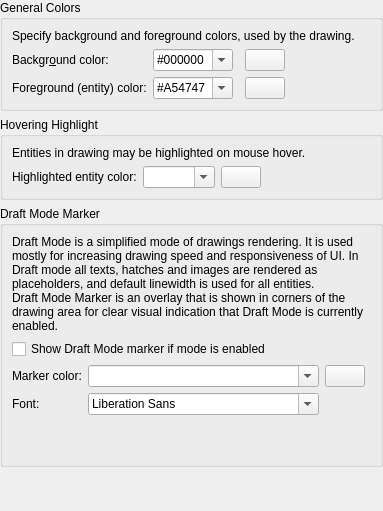
<?xml version="1.0" encoding="UTF-8"?>
<ui version="4.0">
 <class>LC_SettingsPageGraphicViewColors</class>
 <widget class="QWidget" name="LC_SettingsPageGraphicViewColors">
  <property name="geometry">
   <rect>
    <x>0</x>
    <y>0</y>
    <width>377</width>
    <height>511</height>
   </rect>
  </property>
  <layout class="QGridLayout" name="gridLayout_main">
   <property name="leftMargin">
    <number>0</number>
   </property>
   <property name="topMargin">
    <number>0</number>
   </property>
   <property name="rightMargin">
    <number>0</number>
   </property>
   <property name="bottomMargin">
    <number>0</number>
   </property>
   <item row="2" column="0">
    <widget class="QGroupBox" name="gbWorldZero_2">
     <property name="title">
      <string>Draft Mode Marker</string>
     </property>
     <layout class="QGridLayout" name="gridLayout_dr">
      <item row="0" column="0" colspan="4">
       <widget class="QLabel" name="label">
        <property name="text">
         <string>Draft Mode is a simplified mode of drawings rendering. It is used mostly for increasing drawing speed and responsiveness of UI. In Draft mode all texts, hatches and images are rendered as placeholders, and default linewidth is used for all entities.&lt;br&gt; Draft Mode Marker is an overlay that is shown in corners of the drawing area for clear visual indication that Draft Mode is currently enabled.</string>
        </property>
        <property name="wordWrap">
         <bool>true</bool>
        </property>
       </widget>
      </item>
      <item row="3" column="0">
       <widget class="QLabel" name="label_26">
        <property name="text">
         <string>Font:</string>
        </property>
        <property name="buddy">
         <cstring>fcbDraftModeFont</cstring>
        </property>
       </widget>
      </item>
      <item row="2" column="0">
       <widget class="QLabel" name="label_25">
        <property name="text">
         <string>Marker color:</string>
        </property>
        <property name="buddy">
         <cstring>cbDraftModeMarkerColor</cstring>
        </property>
       </widget>
      </item>
      <item row="2" column="3">
       <spacer name="horizontalSpacer">
        <property name="orientation">
         <enum>Qt::Orientation::Horizontal</enum>
        </property>
        <property name="sizeHint" stdset="0">
         <size>
          <width>0</width>
          <height>0</height>
         </size>
        </property>
       </spacer>
      </item>
      <item row="3" column="1">
       <widget class="QFontComboBox" name="fcbDraftModeFont">
        <property name="sizePolicy">
         <sizepolicy hsizetype="Preferred" vsizetype="Preferred">
          <horstretch>0</horstretch>
          <verstretch>0</verstretch>
         </sizepolicy>
        </property>
        <property name="toolTip">
         <string>Draft Mode Font

Font family for Draft mode marker.</string>
        </property>
       </widget>
      </item>
      <item row="2" column="2">
       <widget class="LC_ColorButton" name="pbDraftModeColor">
        <property name="toolTip">
         <string>Draft Mode Color

Click to choose color for
Draft Mode marker.</string>
        </property>
       </widget>
      </item>
      <item row="2" column="1">
       <widget class="LC_ContentAdjustableComboBox" name="cbDraftModeMarkerColor">
        <property name="sizePolicy">
         <sizepolicy hsizetype="Preferred" vsizetype="Preferred">
          <horstretch>0</horstretch>
          <verstretch>0</verstretch>
         </sizepolicy>
        </property>
        <property name="toolTip">
         <string>Marker Color

Color name or hexadecimal code
for Draft Mode Marker</string>
        </property>
        <property name="editable">
         <bool>true</bool>
        </property>
       </widget>
      </item>
      <item row="1" column="0" colspan="3">
       <widget class="QCheckBox" name="cbShowDraftModeMarker">
        <property name="sizePolicy">
         <sizepolicy hsizetype="Preferred" vsizetype="Preferred">
          <horstretch>0</horstretch>
          <verstretch>0</verstretch>
         </sizepolicy>
        </property>
        <property name="toolTip">
         <string>Draft Mode Visibility

If selected, in Draft mode text label will be drawn in view corners</string>
        </property>
        <property name="text">
         <string>Show Draft Mode marker if mode is enabled</string>
        </property>
       </widget>
      </item>
      <item row="4" column="1">
       <spacer name="verticalSpacer_2">
        <property name="orientation">
         <enum>Qt::Orientation::Vertical</enum>
        </property>
        <property name="sizeHint" stdset="0">
         <size>
          <width>0</width>
          <height>40</height>
         </size>
        </property>
       </spacer>
      </item>
     </layout>
    </widget>
   </item>
   <item row="3" column="0">
    <spacer name="verticalSpacer">
     <property name="orientation">
      <enum>Qt::Orientation::Vertical</enum>
     </property>
     <property name="sizeHint" stdset="0">
      <size>
       <width>0</width>
       <height>0</height>
      </size>
     </property>
    </spacer>
   </item>
   <item row="0" column="0">
    <widget class="QGroupBox" name="groupBox_19">
     <property name="title">
      <string>General Colors</string>
     </property>
     <layout class="QGridLayout" name="gridLayout_40">
      <item row="1" column="3">
       <widget class="LC_ColorButton" name="pb_background">
        <property name="sizePolicy">
         <sizepolicy hsizetype="Maximum" vsizetype="Fixed">
          <horstretch>0</horstretch>
          <verstretch>0</verstretch>
         </sizepolicy>
        </property>
        <property name="toolTip">
         <string>Background

Click to choose color for drawing's background. 
This color is used just for rending drawing area, 
it does not affect printing or drawing itself.</string>
        </property>
       </widget>
      </item>
      <item row="2" column="3">
       <widget class="LC_ColorButton" name="pb_selected">
        <property name="sizePolicy">
         <sizepolicy hsizetype="Maximum" vsizetype="Fixed">
          <horstretch>0</horstretch>
          <verstretch>0</verstretch>
         </sizepolicy>
        </property>
        <property name="toolTip">
         <string>Foreground Entity Color

Click to choose color that is used to substitue
blackwhite color on entities rendering.</string>
        </property>
       </widget>
      </item>
      <item row="1" column="1">
       <widget class="LC_ContentAdjustableComboBox" name="cbBackgroundColor">
        <property name="sizePolicy">
         <sizepolicy hsizetype="Preferred" vsizetype="Fixed">
          <horstretch>0</horstretch>
          <verstretch>0</verstretch>
         </sizepolicy>
        </property>
        <property name="toolTip">
         <string>Drawings Area Background Color

Color name or hexadecimal code
for drawing background</string>
        </property>
        <property name="editable">
         <bool>true</bool>
        </property>
        <item>
         <property name="text">
          <string notr="true">#000000</string>
         </property>
        </item>
        <item>
         <property name="text">
          <string notr="true">#FFFFFF</string>
         </property>
        </item>
        <item>
         <property name="text">
          <string notr="true">#F0F8FF</string>
         </property>
        </item>
       </widget>
      </item>
      <item row="2" column="0">
       <widget class="QLabel" name="lSelectedColor">
        <property name="text">
         <string>Foreground (entity) color:</string>
        </property>
        <property name="wordWrap">
         <bool>false</bool>
        </property>
        <property name="buddy">
         <cstring>cbForegroundColor</cstring>
        </property>
       </widget>
      </item>
      <item row="1" column="4">
       <spacer name="horizontalSpacer">
        <property name="orientation">
         <enum>Qt::Orientation::Horizontal</enum>
        </property>
        <property name="sizeHint" stdset="0">
         <size>
          <width>0</width>
          <height>0</height>
         </size>
        </property>
       </spacer>
      </item>
      <item row="1" column="0">
       <widget class="QLabel" name="lBackground">
        <property name="text">
         <string>Backgr&amp;ound color:</string>
        </property>
        <property name="wordWrap">
         <bool>false</bool>
        </property>
        <property name="buddy">
         <cstring>cbBackgroundColor</cstring>
        </property>
       </widget>
      </item>
      <item row="2" column="1">
       <widget class="LC_ContentAdjustableComboBox" name="cbForegroundColor">
        <property name="toolTip">
         <string>Foreground Color

Color name or hexadecimal code
for default foreground
used for entities rendering.
It just a replacement of black/white color used when rendering
and does not affect explicitly set entities colors.</string>
        </property>
        <property name="editable">
         <bool>true</bool>
        </property>
        <item>
         <property name="text">
          <string notr="true">#A54747</string>
         </property>
        </item>
       </widget>
      </item>
      <item row="0" column="0" colspan="5">
       <widget class="QLabel" name="label">
        <property name="frameShape">
         <enum>QFrame::Shape::NoFrame</enum>
        </property>
        <property name="frameShadow">
         <enum>QFrame::Shadow::Plain</enum>
        </property>
        <property name="lineWidth">
         <number>1</number>
        </property>
        <property name="midLineWidth">
         <number>0</number>
        </property>
        <property name="text">
         <string>Specify background and foreground colors, used by the drawing.</string>
        </property>
        <property name="wordWrap">
         <bool>true</bool>
        </property>
       </widget>
      </item>
     </layout>
    </widget>
   </item>
   <item row="1" column="0">
    <widget class="QGroupBox" name="gbGVHighlight">
     <property name="title">
      <string>Hovering Highlight</string>
     </property>
     <layout class="QGridLayout" name="gridLayout_hi">
      <item row="0" column="0" colspan="4">
       <widget class="QLabel" name="label">
        <property name="text">
         <string>Entities in drawing may be highlighted on mouse hover. </string>
        </property>
        <property name="wordWrap">
         <bool>true</bool>
        </property>
       </widget>
      </item>
      <item row="1" column="0">
       <widget class="QLabel" name="lHighlightedColor">
        <property name="text">
         <string>Highlighted entity color:</string>
        </property>
        <property name="buddy">
         <cstring>cbHighlightedColor</cstring>
        </property>
       </widget>
      </item>
      <item row="1" column="1">
       <widget class="LC_ContentAdjustableComboBox" name="cbHighlightedColor">
        <property name="toolTip">
         <string>Highlight Color

Color name or hexadecimal code
for highlighted entities.</string>
        </property>
        <property name="editable">
         <bool>true</bool>
        </property>
       </widget>
      </item>
      <item row="1" column="2">
       <widget class="LC_ColorButton" name="pb_highlighted">
        <property name="toolTip">
         <string>Highlighted

Click to choose color for entities
highlighted on hover.</string>
        </property>
       </widget>
      </item>
      <item row="1" column="3">
       <spacer name="horizontalSpacer">
        <property name="orientation">
         <enum>Qt::Orientation::Horizontal</enum>
        </property>
        <property name="sizeHint" stdset="0">
         <size>
          <width>0</width>
          <height>0</height>
         </size>
        </property>
       </spacer>
      </item>
     </layout>
    </widget>
   </item>
  </layout>
 </widget>
 <customwidgets>
  <customwidget>
   <class>LC_ContentAdjustableComboBox</class>
   <extends>QComboBox</extends>
   <header location="global">lc_content_adjustable_combo_box.h</header>
  </customwidget>
  <customwidget>
   <class>LC_ColorButton</class>
   <extends>QPushButton</extends>
   <header>lc_color_button.h</header>
  </customwidget>
 </customwidgets>
 <resources/>
 <connections/>
</ui>
